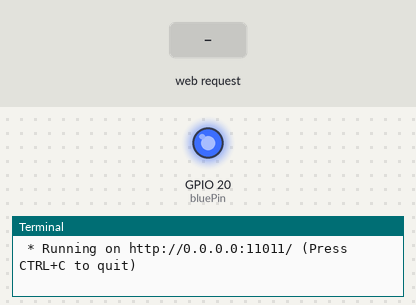
Bench run of a program on a simulated Raspberry Pi (BCM pin numbers). Parts: output pins drawn as LEDs (lit = HIGH), the last lines printed to the terminal. Inputs (shaded band) come from the test bench. The clock reads 2024-03-15 10:24:30 at power-on unless the program sets it.

Above: at 1.2 s.
1.3 s: HTTP request for /data received with the fields led=on
At 1.7 s:
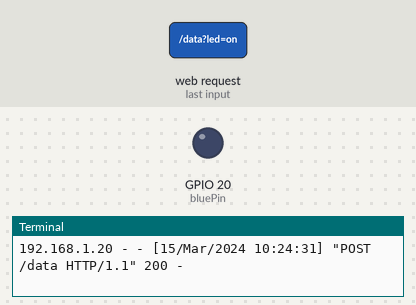
2.8 s: HTTP request for /data received with the fields led=off
At 4.0 s:
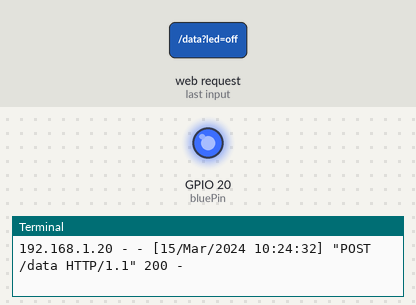
Timing chart, 0 to 5.8 s (numbered marks = the images above; inputs shaded):
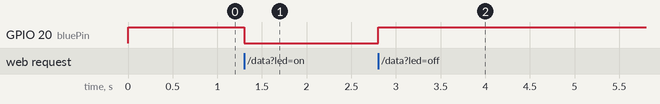

The program:

flask07.py
```python
# 동일한 폴더 위치에 templates 폴더를 만들고 거기에 html 파일을 저장한다

from flask import Flask, request, render_template
import RPi.GPIO as GPIO
#from gpiozero import LED

app = Flask(__name__)

bluePin = 20

GPIO.setmode(GPIO.BCM)
GPIO.setup(bluePin, GPIO.OUT)

GPIO.output(bluePin, True)

@app.route("/")
def home():
	return render_template("index.html")

@app.route("/data", methods = ["POST"])
def data():
	data = request.form["led"]

	if data == "on":
		GPIO.output(bluePin, False)
		return home()

	elif data == "off":
		GPIO.output(bluePin, True)
		return home()

if __name__ == "__main__":
	app.run(host = "0.0.0.0", port = "11011", debug = True)
```

Measured:
- after the input at 1.3 s, GPIO 20 (bluePin): HIGH → LOW at once
- after the input at 2.8 s, GPIO 20 (bluePin): LOW → HIGH at once
